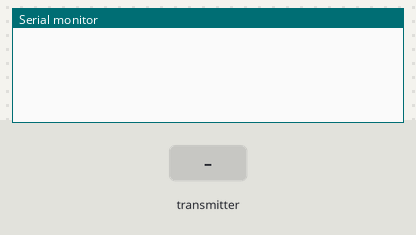
Recording of a sketch running on a simulated Arduino Uno, built with avr-gcc and run on an emulated ATmega328P. Shown: the last lines printed to the serial monitor. Inputs (shaded band) come from the test bench. No radio packets arrive unless stated.

Above: at 1.2 s.
1.3 s: the transmitter starts sending x1 = 0
At 1.37 s:
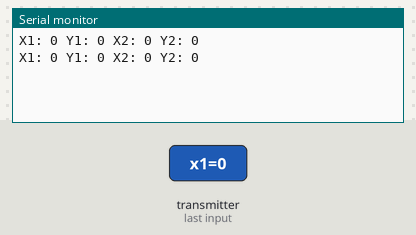
3.2 s: the transmitter starts sending y1 = 256
At 3.27 s:
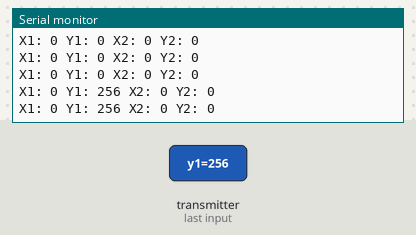
6.2 s: the transmitter starts sending x2 = 0
9.2 s: the transmitter starts sending x1 = 256
At 9.32 s:
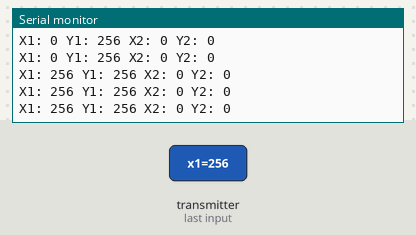
12.2 s: the transmitter starts sending y2 = 256
At 12.32 s:
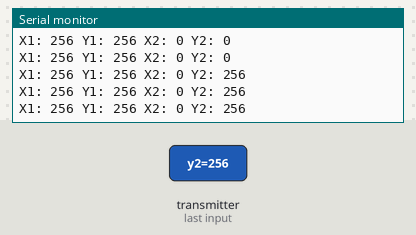
15.2 s: the transmitter starts sending y1 = 0
At 15.37 s:
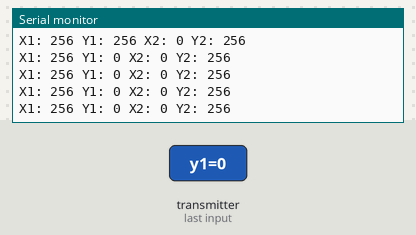

Measured:
- after the input at 1.3 s, the serial monitor: prints a new line at once (image 1)
- after the input at 3.2 s, the serial monitor: prints a new line at once (image 2)
- after the input at 9.2 s, the serial monitor: prints a new line at once (image 3)
- after the input at 12.2 s, the serial monitor: prints a new line at once (image 4)
- after the input at 15.2 s, the serial monitor: prints a new line at once (image 5)

The sketch:

RF_Reciever.ino
```cpp
#include <SPI.h>
#include <RF24.h>

RF24 radio(9,10);
const byte address[6] = "xxxxx";

struct Data {
  int x1;
  int y1;
  int x2;
  int y2;
};

Data data;

void setup() {
  Serial.begin(9600);

  radio.begin();
  radio.openReadingPipe(0,address);
  radio.setPALevel(RF24_PA_LOW);
  radio.setDataRate(RF24_250KBPS);
  radio.startListening();
}

void loop() {

  if(radio.available()){
    radio.read(&data, sizeof(data));

    Serial.print("X1: ");
    Serial.print(data.x1);

    Serial.print(" Y1: ");
    Serial.print(data.y1);

    Serial.print(" X2: ");
    Serial.print(data.x2);

    Serial.print(" Y2: ");
    Serial.println(data.y2);
  }
}
```
